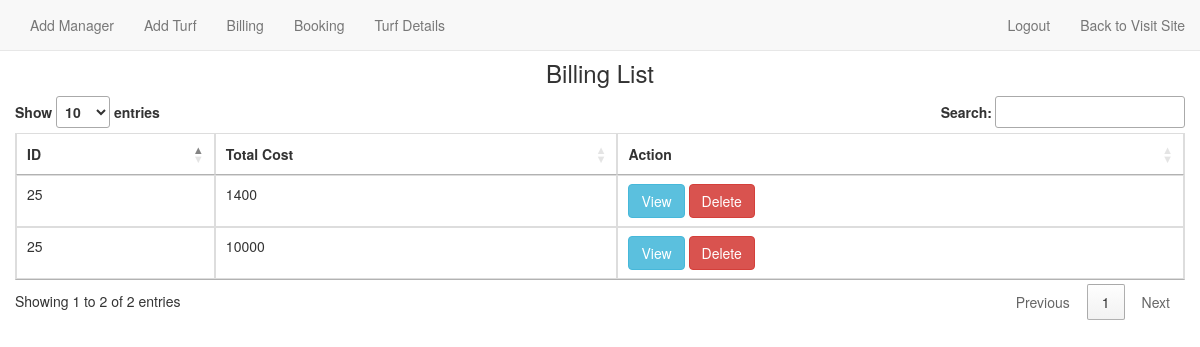
Page /indexbill.php on the committed database.
### tables this page shows
CREATE TABLE `bill` (
  `bill_id` int(11) NOT NULL,
  `id` varchar(255) NOT NULL,
  `username` varchar(100) NOT NULL,
  `service` int(255) NOT NULL,
  `equipment` int(255) NOT NULL,
  `extra_charge` int(255) NOT NULL,
  `tcost` int(255) NOT NULL
);

### indexbill.php (the view, shortened to what this page needs)
<?php
   $conn=mysqli_connect('localhost','root','','turf');
   $sql="SELECT * FROM bill ";
   $result=mysqli_query($conn,$sql);
?>
<!DOCTYPE html>
<html lang="en">
<head>
<link href="http://maxcdn.bootstrapcdn.com/bootstrap/3.2.0/css/bootstrap.min.css" rel="stylesheet">
<link rel="stylesheet" href="http://cdn.datatables.net/1.10.2/css/jquery.dataTables.min.css">
<link rel="stylesheet" href="sweetalert2/sweetalert2.css">
<link rel="stylesheet" href="style.css">
<body>
 <?php include 'navbar_admin.php';?>
 <br><br>
<div class="container">
<div class="row">
    <div class="page header">
        <h3 style="text-align: center;">Billing List</h3>
    </div>
    <table id="myTable" class="table table-bordered" >
        <thead>
              <th>ID</th>
              <th >Total Cost</th>
              <th >Action</th>
        </thead>
        <tbody>
            <?php while($row=mysqli_fetch_assoc($result)){?>
              <tr>
                <td> <?php echo $row['id']?> </td>
                <td> <?php echo $row['tcost']?> </td>
                <td>
                  <a class="btn btn-info" href="showbill.php?id=<?php echo $row['id']; ?>">View</a>
                  <a class="btn btn-danger" onclick="return confirm('Are u sure?')" href="deletebill.php?id=<?php echo $row['bill_id']; ?>">Delete</a>
                </td>
              </tr>
              <?php }?>
            </tbody>
          </table>
</div>
</div>
</body>
</html>

### rows in the picture
bill: id "25", tcost "1400"
bill: id "25", tcost "10000"
